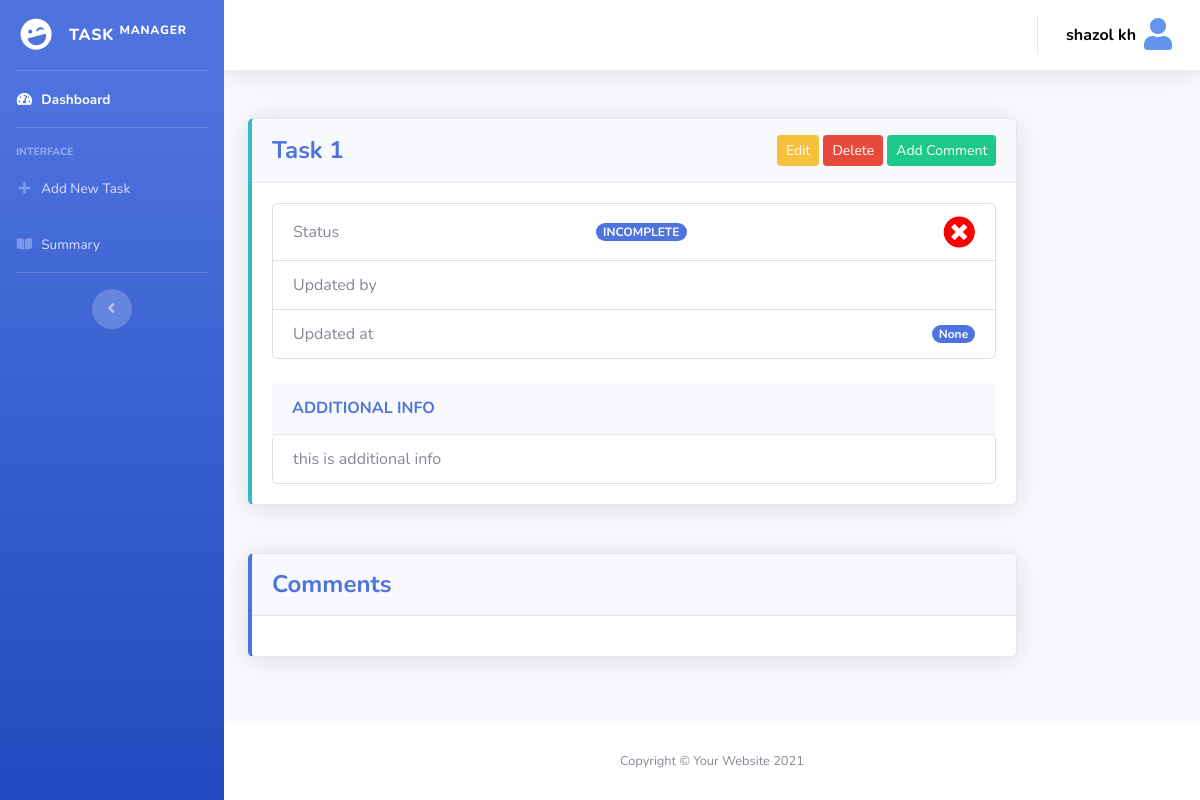
The page /task/single/1 (signed in) on the database as committed earlier.
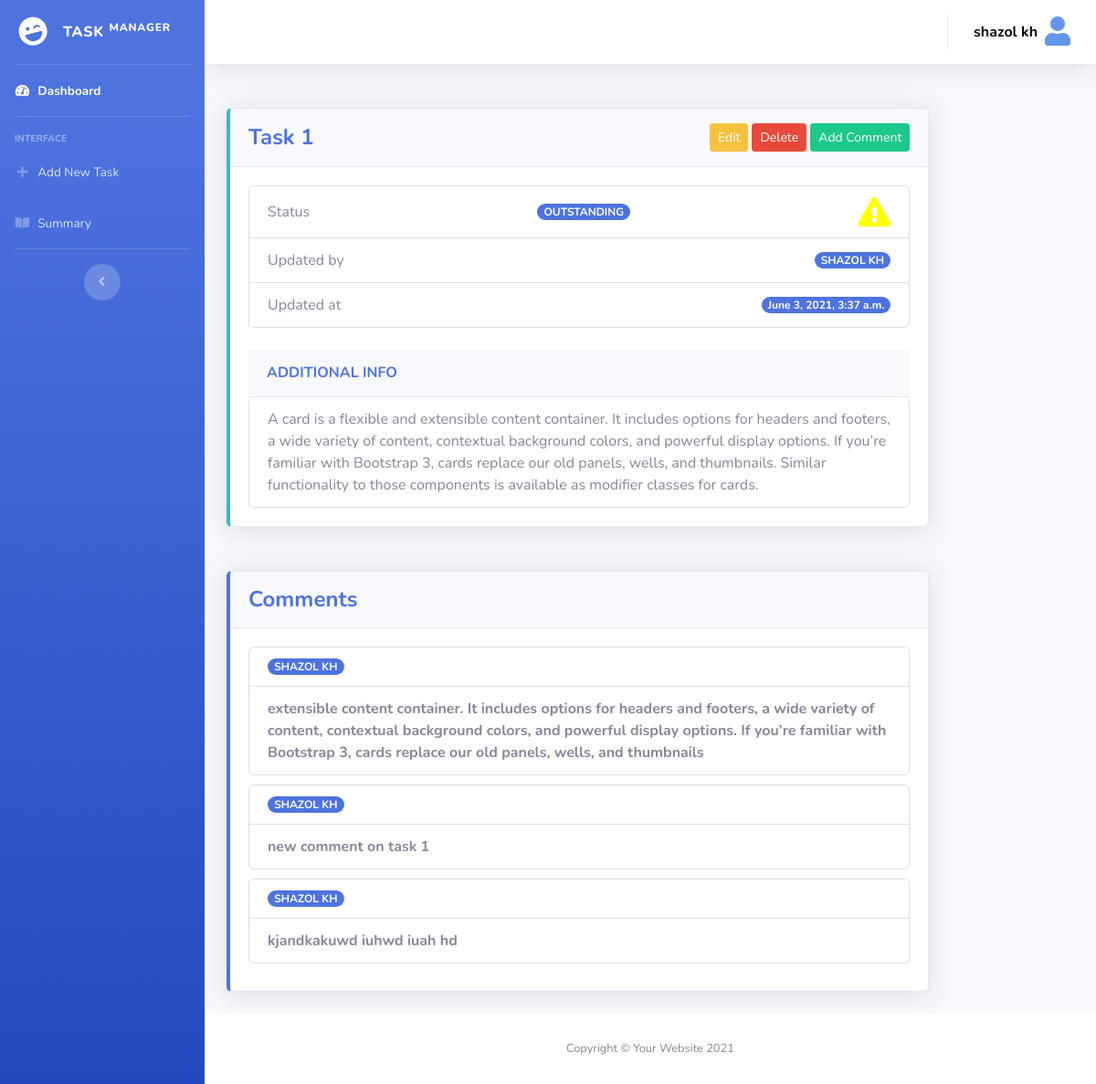
The same page on the database as committed later.
### task_manager/models.py (models this page shows, shortened)
class Task(models.Model):
    task_name = models.CharField(max_length=255)
    STATUS_TYPE = (
        ('complete', 'Complete'),
        ('incomplete', 'Incomplete'),
        ('outstanding', 'Outstanding'),
        ('no_status', 'No Status'),
        ('pending', 'Pending'),
    )
    status = models.CharField(max_length=255, choices=STATUS_TYPE, null=True, blank=True)
    updated_at = models.DateTimeField(auto_now_add=False, null=True, blank=True)
    updated_by = models.ForeignKey(User, on_delete=models.CASCADE, null=True, blank=True)
    additional_info = models.TextField(null=True, blank=True)

class Comment(models.Model):
    task = models.ForeignKey(Task, on_delete=models.CASCADE)
    user = models.ForeignKey(User, on_delete=models.CASCADE)
    details = models.TextField()
    commented_at = models.DateTimeField(auto_now_add=True)

### task_manager/views.py (the view, shortened to what this page needs)
# urls.py: path('single/<str:pk>', SingleTask, name='single-task'),
@login_required(login_url='login')
def SingleTask(request, pk):
    data = Task.objects.get(id=pk)
    try:
        approval = ApprovalRequest.objects.filter(task_id=pk).first()
    except:
        approval = 0
    commen = Comment.objects.filter(task_id=pk)
    page = request.GET.get('page', 1)
    paginator = Paginator(commen, 4)
    try:
        comments = paginator.page(page)
    except PageNotAnInteger:
        comments = paginator.page(1)
    except EmptyPage:
        comments = paginator.page(paginator.num_pages)
    context = {
        'data': data,
        'comments': comments,
        'approval': approval,
    }
    return render(request, 'task_manager/singleTask.html', context)

### templates/task_manager/singleTask.html (shortened to what this page needs)
{% extends 'task_manager/common/dashboard_base.html' %}
{% block dasboard_content %}
    <div class="container-fluid">
        <div class="row">
            <div class="col-xl-10 col-lg-10">
                <div class="card border-left-info shadow mb-4">
                    <div class="card-header py-3 d-flex flex-row align-items-center justify-content-between">
                        <h4 class="m-0 font-weight-bold text-primary">{{ data.task_name|title }}</h4>
                        <div class="dropdown no-arrow">
                            <a href="#" class="btn btn-info btn-sm btn-warning" data-toggle="modal"
                               data-target="#edittaskmodal">
                                Edit
                            </a>
                            <a href="#" class="btn btn-info btn-sm btn-danger" data-toggle="modal"
                               data-target="#deletetaskmodal">
                                Delete
                            </a>
                            <a href="#" class="btn btn-sm btn-success" data-toggle="modal"
                               data-target="#addcommentmodal">
                                Add Comment
                            </a>
                        </div>
                    </div>
                    <div class="card-body">
                        <ul class="list-group">
                            <li class="list-group-item d-flex justify-content-between align-items-center">
                                Status <span
                                    class="badge badge-primary badge-pill">{{ data.get_status_display|upper }}</span>
                                {% if data.status == 'complete' %}
                                    <i class="fas fa-check-circle fa-2x" style="color: green"></i>
                                {% elif data.status == 'incomplete' %}
                                    <i class="fas fa-times-circle fa-2x" style="color: red"></i>
                                {% elif data.status == 'outstanding' %}
                                    <i class="fas fa-exclamation-triangle fa-2x" style="color: yellow"></i>
                                {% elif data.status == 'no_status' %}
                                    <i class="fas fa-power-off fa-2x"></i>
                                {% elif data.status == 'pending' %}
                                    <i class="far fa-clock fa-2x" style="color: #4f1915"></i>
                                {% endif %}
                            </li>
                            <li class="list-group-item d-flex justify-content-between align-items-center">
                                Updated by
                                <span class="badge badge-primary badge-pill">{{ data.updated_by.first_name|upper }}</span>
                            </li>
                            <li class="list-group-item d-flex justify-content-between align-items-center">
                                Updated at
                                <span class="badge badge-primary badge-pill">{{ data.updated_at }}</span>
                            </li>
                        </ul>
                        <br>
                        <div class="card-header py-3 d-flex flex-row align-items-center justify-content-between">
                            <h6 class="m-0 font-weight-bold text-primary">ADDITIONAL INFO</h6>
                        </div>
                        <ul class="list-group">
                            <li class="list-group-item d-flex justify-content-between align-items-center">
                                <h7>
                                    {{ data.additional_info }}
                                </h7>
                            </li>
                        </ul>
                    </div>
                </div>
            </div>
        </div>
    </div>
    <div class="container-fluid">
        <div class="row">
            <div class="col-xl-10 col-lg-10">
                <div class="card border-left-primary shadow mb-4">
                    <div class="card-header py-3 d-flex flex-row align-items-center justify-content-between">
                        <h4 class="m-0 font-weight-bold text-primary">Comments</h4>
                    </div>
                    <div class="card-body">
                        {% for comment in comments %}
                            <ul class="list-group" style="margin-bottom: 10px">
                                <li class="list-group-item d-flex justify-content-between align-items-center">
                                    <span class="badge badge-primary badge-pill">{{ comment.user.first_name|upper }}</span>
                                </li>
                                <li class="list-group-item d-flex justify-content-between align-items-center">
                                    <strong>
                                        {{ comment.details }}
                                    </strong>
                                </li>
                            </ul>
                        {% endfor %}
                    </div>
                </div>
            </div>
        </div>
    </div>
{% endblock %}

### templates/task_manager/common/dashboard_base.html (shortened to what this page needs)
{% load static %}
<!DOCTYPE html>
<html lang="en">
<head>
    <link rel="stylesheet" href="https://cdnjs.cloudflare.com/ajax/libs/font-awesome/5.15.3/css/all.min.css"
 />
    <link href="{% static 'dash/css/sb-admin-2.min.css' %}" rel="stylesheet">
</head>
<body id="page-top">
<div id="wrapper">
    {% include 'task_manager/common/sidebar.html' %}
    <div id="content-wrapper" class="d-flex flex-column">
        <div id="content">
            {% include 'task_manager/common/header.html' %}
            {% block dasboard_content %}
            {% endblock %}
        </div>
        <footer class="sticky-footer bg-white">
            <div class="container my-auto">
                <div class="copyright text-center my-auto">
                    <span>Copyright &copy; Your Website {% now "Y" %}</span>
                </div>
            </div>
        </footer>
    </div>
</div>
</body>
</html>

### templates/task_manager/common/sidebar.html (shortened to what this page needs)
<ul class="navbar-nav bg-gradient-primary sidebar sidebar-dark accordion" id="accordionSidebar">
    <a class="sidebar-brand d-flex align-items-center justify-content-center" href="index.html">
        <div class="sidebar-brand-icon rotate-n-15">
            <i class="fas fa-laugh-wink"></i>
        </div>
        <div class="sidebar-brand-text mx-3">Task <sup>Manager</sup></div>
    </a>
    <hr class="sidebar-divider my-0">
    <li class="nav-item active">
        <a class="nav-link" href="{% url 'dashboard' %}">
            <i class="fas fa-fw fa-tachometer-alt"></i>
            <span>Dashboard</span></a>
    </li>
    <hr class="sidebar-divider">
    <div class="sidebar-heading">
        Interface
    </div>
    <li class="nav-item">
        <a class="nav-link" href="#" data-toggle="modal"
           data-target="#addtaskmodal">
            <i class="fas fa-fw fa-plus"></i>
            <span>Add New Task</span></a>
    </li>
    <li class="nav-item">
        <a class="nav-link" href="{% url 'summary' %}">
            <i class="fas fa-fw fa-book-open"></i>
            <span>Summary</span></a>
    </li>
    <hr class="sidebar-divider">
    <div class="text-center d-none d-md-inline">
        <button class="rounded-circle border-0" id="sidebarToggle"></button>
    </div>
</ul>

### templates/task_manager/common/header.html (shortened to what this page needs)
<nav class="navbar navbar-expand navbar-light bg-white topbar mb-4 static-top shadow">
    <ul class="navbar-nav ml-auto">
        <li class="nav-item dropdown no-arrow">
            <a class="nav-link dropdown-toggle" href="#" id="userDropdown" role="button"
               data-toggle="dropdown" aria-haspopup="true" aria-expanded="false">
                <span class="mr-2 d-none d-lg-inline text-black-600"
                      style="color: black; font-weight: bolder">{{ request.user.first_name }}</span>
                <div class="sidebar-brand-icon">
                    <i class="fas fa-user fa-2x" style="color: cornflowerblue"></i>
                </div>
            </a>
        </li>
    </ul>
</nav>

Rows that differ between the two databases and show on the page:
changed Task "Task 1": status "INCOMPLETE" → "OUTSTANDING"; updated_by.first_name (not shown) → "SHAZOL KH"; updated_at "None" → "June 3, 2021, 3:37 a.m."; additional_info "this is additional info" → "A card is a flexible and extensible content container. It includes options for headers and footers, a wide variety of content, contextual background colors, and powerful display options. If you’re familiar with Bootstrap 3, cards replace our old panels, wells, and thumbnails. Similar functionality to those components is available as modifier classes for cards."
added Comment: user.first_name "SHAZOL KH", details "extensible content container. It includes options for headers and footers, a wide variety of content, contextual background colors, and powerful display options. If you’re familiar with Bootstrap 3, cards replace our old panels, wells, and thumbnails"
added Comment: user.first_name "SHAZOL KH", details "new comment on task 1"
added Comment: user.first_name "SHAZOL KH", details "kjandkakuwd iuhwd iuah hd"
